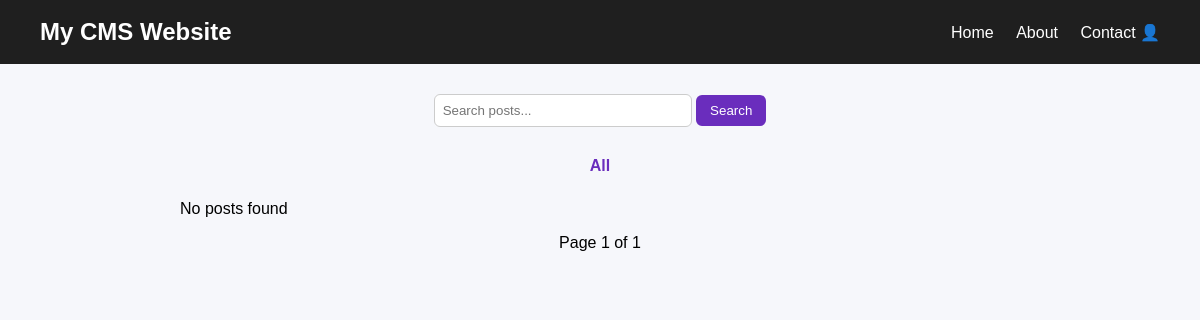
Before: / with the older database file.
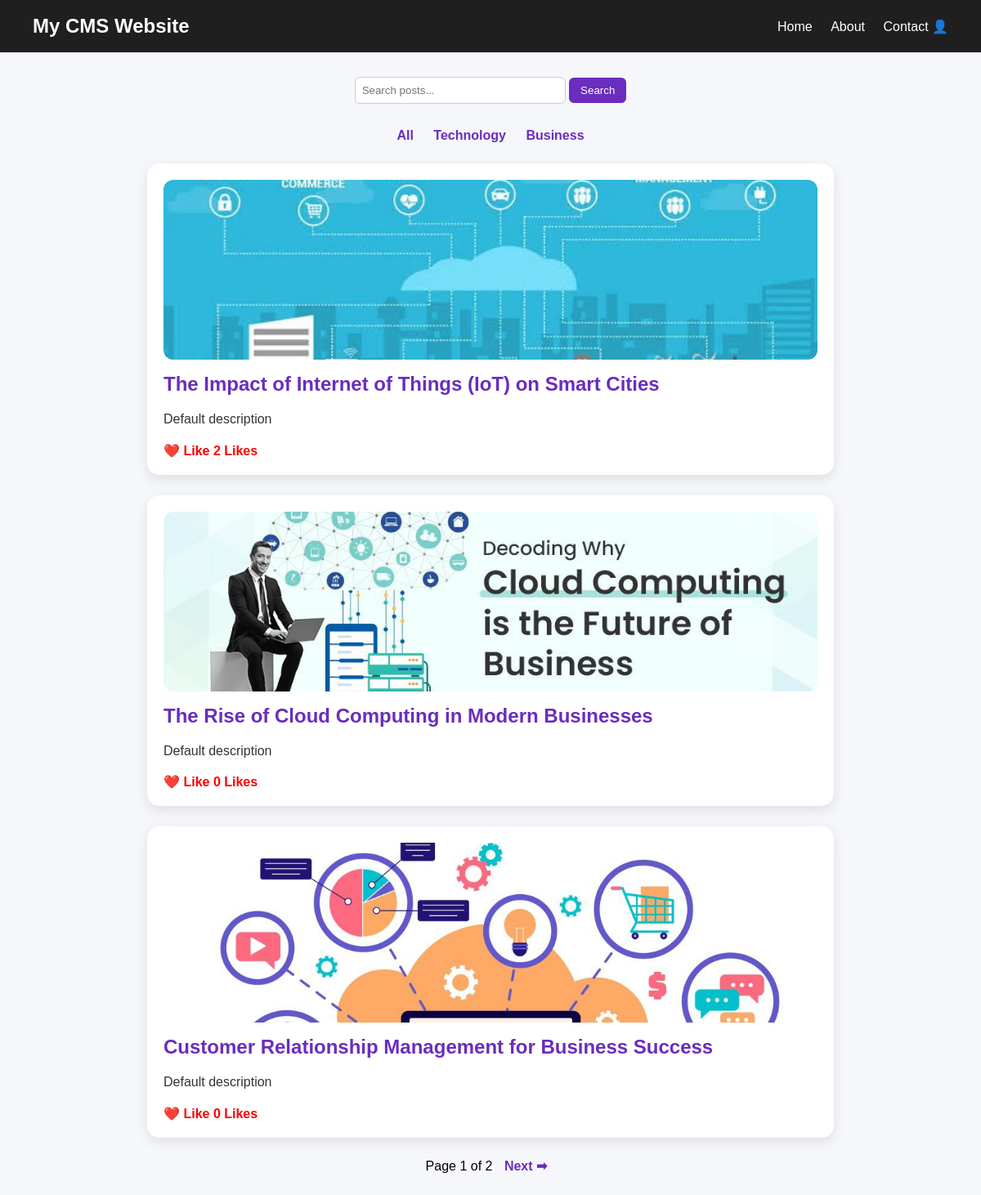
After: the same page with the newer database file.
### cms/models.py (models this page shows, shortened)
class Category(models.Model):
    name = models.CharField(max_length=100)

class Post(models.Model):
    title = models.CharField(max_length=200)
    short_description = models.CharField(max_length=300)
    content = models.TextField()
    author = models.ForeignKey(User, on_delete=models.CASCADE)
    category = models.ForeignKey(Category, on_delete=models.CASCADE)
    image = models.ImageField(upload_to='post_images/', blank=True, null=True)
    likes = models.PositiveIntegerField(default=0)
    created_at = models.DateTimeField(auto_now_add=True)

### cms/views.py (the view)
# urls.py: path('', views.home, name='home'),
def home(request):
    category = request.GET.get('category')
    search = request.GET.get('search')
    posts = Post.objects.all().order_by('-created_at')
    if category:
        posts = posts.filter(category__name=category)
    if search:
        posts = posts.filter(title__icontains=search)
    paginator = Paginator(posts, 3)
    page_number = request.GET.get('page')
    page_obj = paginator.get_page(page_number)
    categories = Category.objects.all()
    return render(request, 'cms/home.html', {
        'posts': page_obj,
        'categories': categories,
        'page_obj': page_obj
    })

### templates/cms/home.html (shortened to what this page needs)
<!DOCTYPE html>
<html>
<head>
</head>
<body>
<header>
    <div class="logo">My CMS Website</div>
    <div class="menu">
        <a href="/">Home</a>
        <a href="/about/">About</a>
        <a href="/contact/">Contact</a>
        👤 {{ request.user.username }}
    </div>
</header>
<div class="search-box">
<form>
<input type="text" name="search" placeholder="Search posts...">
<button>Search</button>
</form>
</div>
<div class="categories">
<a href="/">All</a>
{% for cat in categories %}
<a href="/?category={{cat.name}}">{{cat.name}}</a>
{% endfor %}
</div>
<div class="container">
{% for post in posts %}
<div class="post">
{% if post.image %}
<img src="{{ post.image.url }}">
{% endif %}
<h2>
<a href="/post/{{post.id}}/">
{{ post.title }}
</a>
</h2>
<p>{{ post.short_description }}</p>
<a class="like" href="/like/{{post.id}}/">❤️ Like {{ post.likes }} Likes</a>
</div>
{% empty %}
<p>No posts found</p>
{% endfor %}
</div>
<div class="pagination">
Page {{ page_obj.number }} of {{ page_obj.paginator.num_pages }}
{% if page_obj.has_next %}
<a href="?page={{ page_obj.next_page_number }}">Next ➡</a>
{% endif %}
</div>
</body>
</html>

### templates/cms/home.html (style rules this page uses)
body { font-family: Arial, sans-serif; background:#f6f7fb; margin:0; }
header { background:#1f1f1f; color:white; padding:18px 40px; display:flex; justify-content:space-between; align-items:center; }
header .logo { font-size:24px; font-weight:bold; }
header .menu a { color:white; text-decoration:none; margin-left:18px; font-size:16px; }
.search-box { text-align:center; margin:30px 0; }
.search-box input { padding:8px; width:240px; border-radius:6px; border:1px solid #ccc; }
.search-box button { padding:8px 14px; background:#6a2dbd; color:white; border:none; border-radius:6px; cursor:pointer; }
.categories { text-align:center; margin-bottom:25px; }
.categories a { margin:10px; text-decoration:none; color:#6a2dbd; font-weight:bold; }
.container { width:70%; margin:auto; }
.post { background:white; padding:20px; border-radius:15px; margin-bottom:25px; box-shadow:0 5px 15px rgba(0,0,0,0.1); }
.post img { width:100%; height:220px; object-fit:cover; border-radius:12px; margin-bottom:12px; }
.post h2 { margin:0; }
.post h2 a { color:#6a2dbd; text-decoration:none; }
.post p { color:#333; line-height:1.6; }
.like { color:red; font-weight:bold; text-decoration:none; }
.pagination { text-align:center; margin-bottom:40px; }
.pagination a { margin:10px; color:#6a2dbd; text-decoration:none; font-weight:bold; }

Changed rows visible on the page:
added Category: name "Technology"
added Category: name "Business"
added Post: image (picture), title "The Impact of Internet of Things (IoT) on Smart Cities", short_description "Default description", likes "2"
added Post: image (picture), title "The Rise of Cloud Computing in Modern Businesses", short_description "Default description", likes "0"
added Post: image (picture), title "Customer Relationship Management for Business Success", short_description "Default description", likes "0"
Other visible differences:
{{ page_obj.paginator.num_pages }}: "1" → "2"
text no longer shown: "No posts found"
text now shown: "Next ➡"
